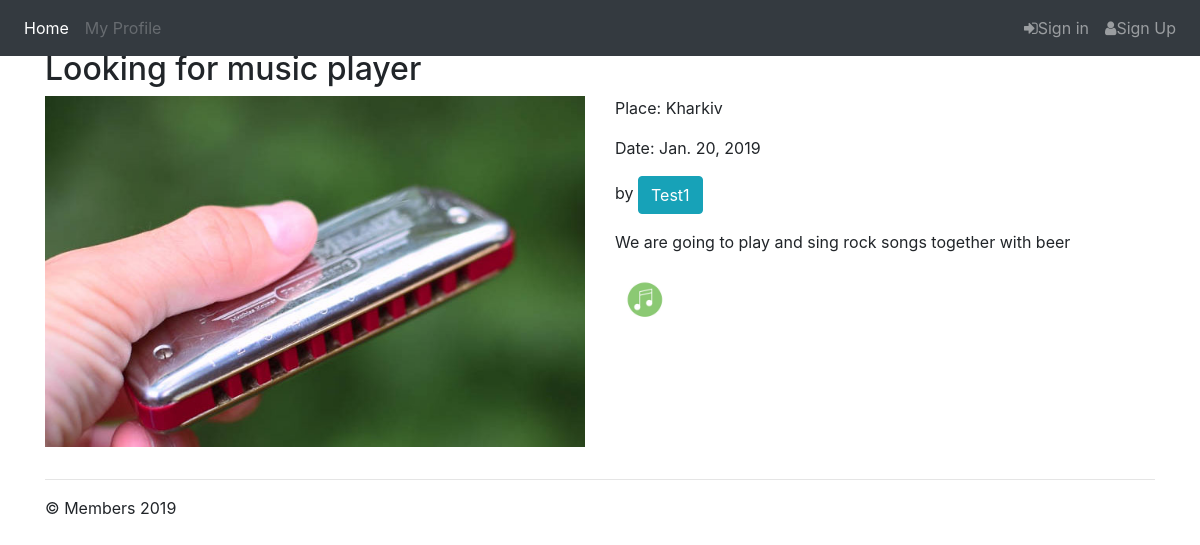
Screenshot of /event/4 with the database file from the repository.
### members/models.py (models this page shows, shortened)
class Event(models.Model):
    author = models.ForeignKey(
        settings.AUTH_USER_MODEL,
        on_delete=models.CASCADE,
        default=None, null=True
        )
    image = models.ImageField(upload_to='images/event_img', blank=True)
    title = models.CharField(max_length=100, null=True, blank=True)
    description = models.CharField(max_length=250, null=True, blank=True)
    date = models.DateField(null=True, blank=True)
    place = models.CharField(max_length=100, null=True, blank=True)
    hobby = models.ForeignKey(Hobby, on_delete=models.CASCADE, default=None, null=True)

### members/views.py (the view)
# urls.py: path('event/<int:pk>', views.EventDetailView.as_view(), name='event'),
class EventDetailView(DetailView):
    model = Event
    template_name = 'members/event.html'

### members/templates/members/event.html (shortened to what this page needs)
{% extends 'members/layout.html' %}
{% block content %}
    <div class="container">
        {% load static%}
        <h2>{{ event.title }}</h2>
        <div class="row">
            <div class="col-md-6">
                {% if event.image %}
                <p><img src="{{ event.image.url }}" alt="Event image" width="100%"></p>
                {% else %}
                <p><img src="{% static 'members/no_image.jpg' %}" alt="No image"></p>
                {% endif %}
            </div>
            <div class="col-md-6">
                <p>Place: {{ event.place }}</p>
                <p>Date: {{ event.date }}</p>
                <p>by <a href="#" class="btn btn-info" role="button">{{ event.author }}</a></p>
                <p>{{ event.description }}</p>
                <div class="{{ event.hobby.name }} hobby-icon"></div>
            </div>
        </div>
    </div>
{% endblock %}

### members/static/members/site.css (style rules this page uses)
body { padding-top: 50px; }
.hobby-icon { width: 200px; height: 200px; background: url(hobbie.jpg) no-repeat; transform: scale(.2); margin: -70px; }
.music { background-position: -973px -56px; }

### rows the page displays
Event: title "Looking for music player", image (picture), place "Kharkiv", date "Jan. 20, 2019", author "Test1", description "We are going to play and sing rock songs together with beer"
